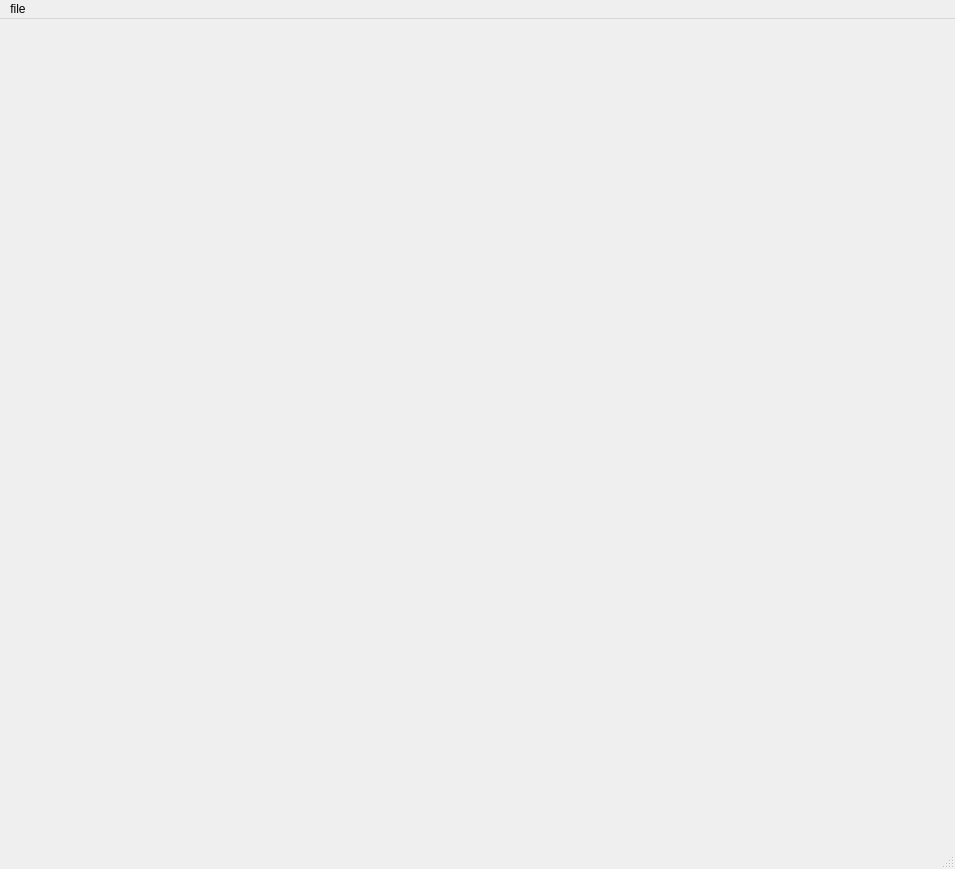
<?xml version="1.0" encoding="UTF-8"?>
<ui version="4.0">
 <class>MainWindow</class>
 <widget class="QMainWindow" name="MainWindow">
  <property name="geometry">
   <rect>
    <x>0</x>
    <y>0</y>
    <width>955</width>
    <height>869</height>
   </rect>
  </property>
  <property name="windowTitle">
   <string>MainWindow</string>
  </property>
  <widget class="QWidget" name="centralwidget"/>
  <widget class="QMenuBar" name="menubar">
   <property name="geometry">
    <rect>
     <x>0</x>
     <y>0</y>
     <width>955</width>
     <height>31</height>
    </rect>
   </property>
   <widget class="QMenu" name="menufile">
    <property name="title">
     <string>file</string>
    </property>
    <addaction name="actionnew"/>
    <addaction name="actionsave"/>
    <addaction name="actioncopy"/>
    <addaction name="actionpaste"/>
    <addaction name="actionexit"/>
   </widget>
   <addaction name="menufile"/>
  </widget>
  <widget class="QStatusBar" name="statusbar"/>
  <action name="actionnew">
   <property name="text">
    <string>new</string>
   </property>
  </action>
  <action name="actionsave">
   <property name="text">
    <string>save</string>
   </property>
  </action>
  <action name="actioncopy">
   <property name="text">
    <string>copy</string>
   </property>
  </action>
  <action name="actionpaste">
   <property name="text">
    <string>paste</string>
   </property>
  </action>
  <action name="actionexit">
   <property name="text">
    <string>exit</string>
   </property>
  </action>
 </widget>
 <resources/>
 <connections/>
</ui>
